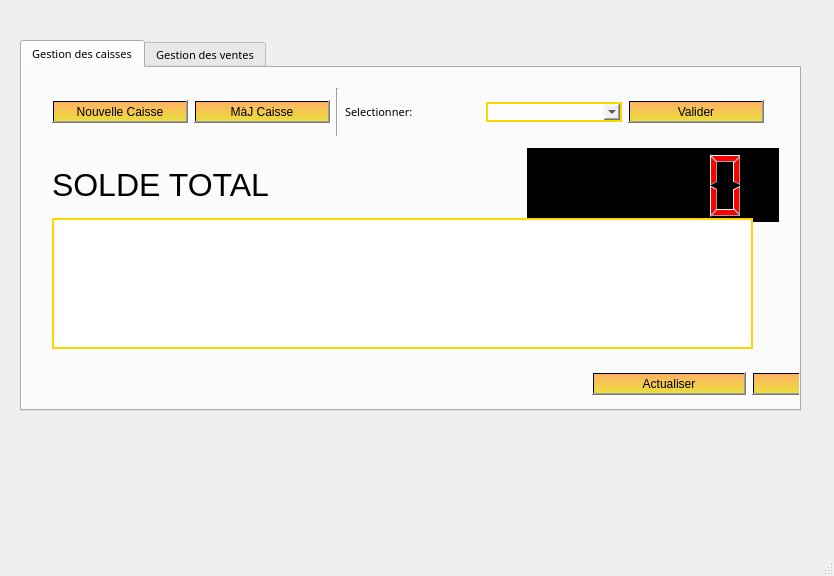
<?xml version="1.0" encoding="UTF-8"?>
<ui version="4.0">
 <class>CaisseVente</class>
 <widget class="QMainWindow" name="CaisseVente">
  <property name="geometry">
   <rect>
    <x>0</x>
    <y>0</y>
    <width>834</width>
    <height>576</height>
   </rect>
  </property>
  <property name="font">
   <font>
    <family>MV Boli</family>
    <pointsize>8</pointsize>
    <weight>50</weight>
    <italic>false</italic>
    <bold>false</bold>
   </font>
  </property>
  <property name="windowTitle">
   <string>Gestion des caisses</string>
  </property>
  <property name="styleSheet">
   <string notr="true">font: 8pt &quot;MV Boli&quot;;</string>
  </property>
  <widget class="QWidget" name="centralwidget">
   <widget class="QTabWidget" name="tabWidget">
    <property name="geometry">
     <rect>
      <x>20</x>
      <y>40</y>
      <width>781</width>
      <height>371</height>
     </rect>
    </property>
    <property name="currentIndex">
     <number>0</number>
    </property>
    <widget class="QWidget" name="tab">
     <attribute name="title">
      <string>Gestion des caisses</string>
     </attribute>
     <widget class="QWidget" name="horizontalLayoutWidget">
      <property name="geometry">
       <rect>
        <x>30</x>
        <y>20</y>
        <width>712</width>
        <height>48</height>
       </rect>
      </property>
      <layout class="QHBoxLayout" name="horizontalLayout" stretch="0,0,0,0,0,0">
       <property name="spacing">
        <number>6</number>
       </property>
       <item>
        <widget class="QPushButton" name="pushButton_addcaisse">
         <property name="styleSheet">
          <string notr="true">background-color: qlineargradient(spread:pad, x1:0, y1:0, x2:0, y2:1, stop:0 rgba(255, 178, 102, 255), stop:0.974874 rgba(235, 220, 61, 255), stop:0.98 rgba(0, 0, 0, 255), stop:1 rgba(0, 0, 0, 0));
font: 8pt &quot;MV Boli&quot;;</string>
         </property>
         <property name="text">
          <string>Nouvelle Caisse</string>
         </property>
        </widget>
       </item>
       <item>
        <widget class="QPushButton" name="pushButton_majcaisse">
         <property name="styleSheet">
          <string notr="true">background-color: qlineargradient(spread:pad, x1:0, y1:0, x2:0, y2:1, stop:0 rgba(255, 178, 102, 255), stop:0.974874 rgba(235, 220, 61, 255), stop:0.98 rgba(0, 0, 0, 255), stop:1 rgba(0, 0, 0, 0));
font: 8pt &quot;MV Boli&quot;;</string>
         </property>
         <property name="text">
          <string>MàJ Caisse</string>
         </property>
        </widget>
       </item>
       <item>
        <widget class="Line" name="line_sep">
         <property name="orientation">
          <enum>Qt::Vertical</enum>
         </property>
        </widget>
       </item>
       <item>
        <widget class="QLabel" name="label_select">
         <property name="text">
          <string>Selectionner:</string>
         </property>
        </widget>
       </item>
       <item>
        <widget class="QComboBox" name="comboBox_select">
         <property name="styleSheet">
          <string notr="true">border:2px solid gold;</string>
         </property>
        </widget>
       </item>
       <item>
        <widget class="QPushButton" name="pushButton_validerselect">
         <property name="styleSheet">
          <string notr="true">background-color: qlineargradient(spread:pad, x1:0, y1:0, x2:0, y2:1, stop:0 rgba(255, 178, 102, 255), stop:0.974874 rgba(235, 220, 61, 255), stop:0.98 rgba(0, 0, 0, 255), stop:1 rgba(0, 0, 0, 0));
font: 8pt &quot;MV Boli&quot;;</string>
         </property>
         <property name="text">
          <string>Valider</string>
         </property>
        </widget>
       </item>
      </layout>
     </widget>
     <widget class="QWidget" name="horizontalLayoutWidget_2">
      <property name="geometry">
       <rect>
        <x>30</x>
        <y>80</y>
        <width>727</width>
        <height>74</height>
       </rect>
      </property>
      <layout class="QHBoxLayout" name="horizontalLayout_2" stretch="0,0">
       <property name="spacing">
        <number>223</number>
       </property>
       <item>
        <widget class="QLabel" name="label_soldetotal">
         <property name="font">
          <font>
           <family>Arial</family>
           <pointsize>24</pointsize>
           <weight>50</weight>
           <italic>false</italic>
           <bold>false</bold>
          </font>
         </property>
         <property name="styleSheet">
          <string notr="true">font: 24pt &quot;Arial&quot;;</string>
         </property>
         <property name="text">
          <string>SOLDE TOTAL</string>
         </property>
        </widget>
       </item>
       <item>
        <widget class="QLCDNumber" name="lcdNumber_soldetotal">
         <property name="styleSheet">
          <string notr="true">background-color:black;
color:red;</string>
         </property>
        </widget>
       </item>
      </layout>
     </widget>
     <widget class="QTableView" name="tableView_displaycaisse">
      <property name="geometry">
       <rect>
        <x>30</x>
        <y>150</y>
        <width>701</width>
        <height>131</height>
       </rect>
      </property>
      <property name="styleSheet">
       <string notr="true">border:2px solid gold;</string>
      </property>
     </widget>
     <widget class="QWidget" name="horizontalLayoutWidget_3">
      <property name="geometry">
       <rect>
        <x>570</x>
        <y>290</y>
        <width>314</width>
        <height>51</height>
       </rect>
      </property>
      <layout class="QHBoxLayout" name="horizontalLayout_3">
       <item>
        <widget class="QPushButton" name="pushButton_refreshcaisse">
         <property name="styleSheet">
          <string notr="true">background-color: qlineargradient(spread:pad, x1:0, y1:0, x2:0, y2:1, stop:0 rgba(255, 178, 102, 255), stop:0.974874 rgba(235, 220, 61, 255), stop:0.98 rgba(0, 0, 0, 255), stop:1 rgba(0, 0, 0, 0));
font: 8pt &quot;MV Boli&quot;;</string>
         </property>
         <property name="text">
          <string>Actualiser</string>
         </property>
        </widget>
       </item>
       <item>
        <widget class="QPushButton" name="pushButton_quitter">
         <property name="styleSheet">
          <string notr="true">background-color: qlineargradient(spread:pad, x1:0, y1:0, x2:0, y2:1, stop:0 rgba(255, 178, 102, 255), stop:0.974874 rgba(235, 220, 61, 255), stop:0.98 rgba(0, 0, 0, 255), stop:1 rgba(0, 0, 0, 0));
font: 8pt &quot;MV Boli&quot;;</string>
         </property>
         <property name="text">
          <string>Quitter</string>
         </property>
        </widget>
       </item>
      </layout>
     </widget>
    </widget>
    <widget class="QWidget" name="tab_2">
     <attribute name="title">
      <string>Gestion des ventes</string>
     </attribute>
     <widget class="QTabWidget" name="tabWidget_commandes">
      <property name="geometry">
       <rect>
        <x>0</x>
        <y>0</y>
        <width>771</width>
        <height>341</height>
       </rect>
      </property>
      <property name="currentIndex">
       <number>0</number>
      </property>
      <widget class="QWidget" name="tab_ajout">
       <attribute name="title">
        <string>Nouvelle Commande</string>
       </attribute>
       <widget class="QTableView" name="tableView_ajcmd">
        <property name="geometry">
         <rect>
          <x>20</x>
          <y>100</y>
          <width>711</width>
          <height>131</height>
         </rect>
        </property>
        <property name="sizePolicy">
         <sizepolicy hsizetype="Preferred" vsizetype="Preferred">
          <horstretch>0</horstretch>
          <verstretch>0</verstretch>
         </sizepolicy>
        </property>
        <property name="styleSheet">
         <string notr="true">border:2px solid gold;</string>
        </property>
        <property name="sizeAdjustPolicy">
         <enum>QAbstractScrollArea::AdjustToContents</enum>
        </property>
        <attribute name="horizontalHeaderDefaultSectionSize">
         <number>300</number>
        </attribute>
        <attribute name="verticalHeaderCascadingSectionResizes">
         <bool>false</bool>
        </attribute>
       </widget>
       <widget class="QWidget" name="gridLayoutWidget_2">
        <property name="geometry">
         <rect>
          <x>10</x>
          <y>10</y>
          <width>865</width>
          <height>140</height>
         </rect>
        </property>
        <layout class="QGridLayout" name="gridLayout_2">
         <item row="0" column="7">
          <widget class="QLineEdit" name="lineEdit_articlename_add">
           <property name="styleSheet">
            <string notr="true">border:2px solid gold;</string>
           </property>
          </widget>
         </item>
         <item row="0" column="5">
          <widget class="QLineEdit" name="lineEdit_clientname_add">
           <property name="styleSheet">
            <string notr="true">border:2px solid gold;</string>
           </property>
          </widget>
         </item>
         <item row="1" column="4">
          <widget class="QLabel" name="label_prix">
           <property name="text">
            <string>Prix:</string>
           </property>
          </widget>
         </item>
         <item row="0" column="3">
          <widget class="QDateTimeEdit" name="dateTimeEdit">
           <property name="sizePolicy">
            <sizepolicy hsizetype="Preferred" vsizetype="Preferred">
             <horstretch>0</horstretch>
             <verstretch>0</verstretch>
            </sizepolicy>
           </property>
           <property name="styleSheet">
            <string notr="true">border:2px solid gold;</string>
           </property>
          </widget>
         </item>
         <item row="0" column="6">
          <widget class="QLabel" name="label_article">
           <property name="text">
            <string>Article:</string>
           </property>
          </widget>
         </item>
         <item row="0" column="1">
          <widget class="QLineEdit" name="lineEdit_REFCMDV">
           <property name="sizePolicy">
            <sizepolicy hsizetype="Preferred" vsizetype="Fixed">
             <horstretch>0</horstretch>
             <verstretch>0</verstretch>
            </sizepolicy>
           </property>
           <property name="styleSheet">
            <string notr="true">border:2px solid gold;</string>
           </property>
          </widget>
         </item>
         <item row="1" column="6">
          <widget class="QLabel" name="label_qte">
           <property name="text">
            <string>Quantité:</string>
           </property>
          </widget>
         </item>
         <item row="0" column="0">
          <widget class="QLabel" name="label_ref">
           <property name="text">
            <string>Référence:</string>
           </property>
          </widget>
         </item>
         <item row="1" column="5">
          <widget class="QLineEdit" name="lineEdit_PrixCMDV">
           <property name="styleSheet">
            <string notr="true">border:2px solid gold;</string>
           </property>
          </widget>
         </item>
         <item row="1" column="7">
          <widget class="QLineEdit" name="lineEdit_qty_add">
           <property name="styleSheet">
            <string notr="true">border:2px solid gold;</string>
           </property>
          </widget>
         </item>
         <item row="0" column="4">
          <widget class="QLabel" name="label_client">
           <property name="text">
            <string>Client:</string>
           </property>
          </widget>
         </item>
         <item row="0" column="2">
          <widget class="QLabel" name="label_dh">
           <property name="text">
            <string>D/H:</string>
           </property>
          </widget>
         </item>
         <item row="2" column="7">
          <widget class="QPushButton" name="pushButton_addcmd">
           <property name="sizePolicy">
            <sizepolicy hsizetype="MinimumExpanding" vsizetype="Preferred">
             <horstretch>0</horstretch>
             <verstretch>0</verstretch>
            </sizepolicy>
           </property>
           <property name="styleSheet">
            <string notr="true">background-color: qlineargradient(spread:pad, x1:0, y1:0, x2:0, y2:1, stop:0 rgba(255, 178, 102, 255), stop:0.974874 rgba(235, 220, 61, 255), stop:0.98 rgba(0, 0, 0, 255), stop:1 rgba(0, 0, 0, 0));
font: 8pt &quot;MV Boli&quot;;</string>
           </property>
           <property name="text">
            <string>Ajouter</string>
           </property>
          </widget>
         </item>
        </layout>
       </widget>
       <widget class="QWidget" name="horizontalLayoutWidget_6">
        <property name="geometry">
         <rect>
          <x>570</x>
          <y>240</y>
          <width>314</width>
          <height>51</height>
         </rect>
        </property>
        <layout class="QHBoxLayout" name="horizontalLayout_6">
         <item>
          <widget class="QPushButton" name="pushButton_displaynewcmd">
           <property name="styleSheet">
            <string notr="true">background-color: qlineargradient(spread:pad, x1:0, y1:0, x2:0, y2:1, stop:0 rgba(255, 178, 102, 255), stop:0.974874 rgba(235, 220, 61, 255), stop:0.98 rgba(0, 0, 0, 255), stop:1 rgba(0, 0, 0, 0));
font: 8pt &quot;MV Boli&quot;;</string>
           </property>
           <property name="text">
            <string>Actualiser</string>
           </property>
          </widget>
         </item>
         <item>
          <widget class="QPushButton" name="pushButton_quitter_2">
           <property name="styleSheet">
            <string notr="true">background-color: qlineargradient(spread:pad, x1:0, y1:0, x2:0, y2:1, stop:0 rgba(255, 178, 102, 255), stop:0.974874 rgba(235, 220, 61, 255), stop:0.98 rgba(0, 0, 0, 255), stop:1 rgba(0, 0, 0, 0));
font: 8pt &quot;MV Boli&quot;;</string>
           </property>
           <property name="text">
            <string>Quitter</string>
           </property>
          </widget>
         </item>
        </layout>
       </widget>
      </widget>
      <widget class="QWidget" name="tab_affiche">
       <attribute name="title">
        <string>Liste des commandes</string>
       </attribute>
       <widget class="QTableView" name="tableView_affichage">
        <property name="geometry">
         <rect>
          <x>20</x>
          <y>20</y>
          <width>731</width>
          <height>201</height>
         </rect>
        </property>
        <property name="styleSheet">
         <string notr="true">border:2px solid gold;</string>
        </property>
        <property name="sizeAdjustPolicy">
         <enum>QAbstractScrollArea::AdjustToContents</enum>
        </property>
        <attribute name="horizontalHeaderCascadingSectionResizes">
         <bool>false</bool>
        </attribute>
        <attribute name="horizontalHeaderDefaultSectionSize">
         <number>300</number>
        </attribute>
        <attribute name="verticalHeaderDefaultSectionSize">
         <number>60</number>
        </attribute>
       </widget>
       <widget class="QWidget" name="horizontalLayoutWidget_7">
        <property name="geometry">
         <rect>
          <x>590</x>
          <y>230</y>
          <width>314</width>
          <height>51</height>
         </rect>
        </property>
        <layout class="QHBoxLayout" name="horizontalLayout_7">
         <item>
          <widget class="QPushButton" name="pushButton_refresh">
           <property name="styleSheet">
            <string notr="true">background-color: qlineargradient(spread:pad, x1:0, y1:0, x2:0, y2:1, stop:0 rgba(255, 178, 102, 255), stop:0.974874 rgba(235, 220, 61, 255), stop:0.98 rgba(0, 0, 0, 255), stop:1 rgba(0, 0, 0, 0));
font: 8pt &quot;MV Boli&quot;;</string>
           </property>
           <property name="text">
            <string>Actualiser</string>
           </property>
          </widget>
         </item>
         <item>
          <widget class="QPushButton" name="pushButton_quitter_3">
           <property name="styleSheet">
            <string notr="true">background-color: qlineargradient(spread:pad, x1:0, y1:0, x2:0, y2:1, stop:0 rgba(255, 178, 102, 255), stop:0.974874 rgba(235, 220, 61, 255), stop:0.98 rgba(0, 0, 0, 255), stop:1 rgba(0, 0, 0, 0));
font: 8pt &quot;MV Boli&quot;;</string>
           </property>
           <property name="text">
            <string>Quitter</string>
           </property>
          </widget>
         </item>
        </layout>
       </widget>
      </widget>
      <widget class="QWidget" name="tab_modif">
       <attribute name="title">
        <string>Màj des commandes</string>
       </attribute>
       <widget class="QWidget" name="horizontalLayoutWidget_5">
        <property name="geometry">
         <rect>
          <x>30</x>
          <y>20</y>
          <width>1005</width>
          <height>48</height>
         </rect>
        </property>
        <layout class="QHBoxLayout" name="horizontalLayout_5">
         <item>
          <widget class="QLabel" name="label_ref_2">
           <property name="text">
            <string>Référence:</string>
           </property>
          </widget>
         </item>
         <item>
          <widget class="QLineEdit" name="lineEdit_refFind">
           <property name="styleSheet">
            <string notr="true">border:2px solid gold;</string>
           </property>
          </widget>
         </item>
         <item>
          <widget class="QLabel" name="label_client_2">
           <property name="text">
            <string>Client:</string>
           </property>
          </widget>
         </item>
         <item>
          <widget class="QLineEdit" name="lineEdit_ClientFind">
           <property name="styleSheet">
            <string notr="true">border:2px solid gold;</string>
           </property>
          </widget>
         </item>
         <item>
          <widget class="QLabel" name="label_date">
           <property name="text">
            <string>Date:</string>
           </property>
          </widget>
         </item>
         <item>
          <widget class="QDateTimeEdit" name="dateTimeEdit_find">
           <property name="styleSheet">
            <string notr="true">border:2px solid gold;</string>
           </property>
          </widget>
         </item>
         <item>
          <widget class="QPushButton" name="pushButton_find">
           <property name="styleSheet">
            <string notr="true">background-color: qlineargradient(spread:pad, x1:0, y1:0, x2:0, y2:1, stop:0 rgba(255, 178, 102, 255), stop:0.974874 rgba(235, 220, 61, 255), stop:0.98 rgba(0, 0, 0, 255), stop:1 rgba(0, 0, 0, 0));
font: 8pt &quot;MV Boli&quot;;</string>
           </property>
           <property name="text">
            <string>Recherche</string>
           </property>
          </widget>
         </item>
         <item>
          <widget class="QPushButton" name="pushButton_deletecmd">
           <property name="styleSheet">
            <string notr="true">background-color: qlineargradient(spread:pad, x1:0, y1:0, x2:0, y2:1, stop:0 rgba(255, 178, 102, 255), stop:0.974874 rgba(235, 220, 61, 255), stop:0.98 rgba(0, 0, 0, 255), stop:1 rgba(0, 0, 0, 0));
font: 8pt &quot;MV Boli&quot;;</string>
           </property>
           <property name="text">
            <string>Annuler la commande</string>
           </property>
          </widget>
         </item>
        </layout>
       </widget>
       <widget class="QTableView" name="tableView_find_modify">
        <property name="geometry">
         <rect>
          <x>30</x>
          <y>60</y>
          <width>711</width>
          <height>111</height>
         </rect>
        </property>
        <property name="styleSheet">
         <string notr="true">border:2px solid gold;</string>
        </property>
        <property name="sizeAdjustPolicy">
         <enum>QAbstractScrollArea::AdjustToContents</enum>
        </property>
        <attribute name="horizontalHeaderDefaultSectionSize">
         <number>310</number>
        </attribute>
       </widget>
       <widget class="QWidget" name="gridLayoutWidget_3">
        <property name="geometry">
         <rect>
          <x>30</x>
          <y>180</y>
          <width>871</width>
          <height>198</height>
         </rect>
        </property>
        <layout class="QGridLayout" name="gridLayout_3">
         <item row="0" column="7">
          <widget class="QLineEdit" name="lineEdit_articlename_update">
           <property name="styleSheet">
            <string notr="true">border:2px solid gold;</string>
           </property>
          </widget>
         </item>
         <item row="1" column="7">
          <widget class="QLineEdit" name="lineEdit_qty_update">
           <property name="styleSheet">
            <string notr="true">border:2px solid gold;</string>
           </property>
          </widget>
         </item>
         <item row="1" column="4">
          <widget class="QLabel" name="label_15">
           <property name="text">
            <string>Prix:</string>
           </property>
          </widget>
         </item>
         <item row="0" column="3">
          <widget class="QDateTimeEdit" name="dateTimeEdit_update">
           <property name="styleSheet">
            <string notr="true">border:2px solid gold;</string>
           </property>
          </widget>
         </item>
         <item row="2" column="7">
          <widget class="QPushButton" name="pushButton_modifycmd">
           <property name="styleSheet">
            <string notr="true">background-color: qlineargradient(spread:pad, x1:0, y1:0, x2:0, y2:1, stop:0 rgba(255, 178, 102, 255), stop:0.974874 rgba(235, 220, 61, 255), stop:0.98 rgba(0, 0, 0, 255), stop:1 rgba(0, 0, 0, 0));
font: 8pt &quot;MV Boli&quot;;</string>
           </property>
           <property name="text">
            <string>Modifier</string>
           </property>
          </widget>
         </item>
         <item row="0" column="5">
          <widget class="QLineEdit" name="lineEdit_clientname_update">
           <property name="styleSheet">
            <string notr="true">border:2px solid gold;</string>
           </property>
          </widget>
         </item>
         <item row="1" column="5">
          <widget class="QLineEdit" name="lineEdit_prixcmdv_update">
           <property name="styleSheet">
            <string notr="true">border:2px solid gold;</string>
           </property>
          </widget>
         </item>
         <item row="0" column="1">
          <widget class="QLineEdit" name="lineEdit_refcmd_update">
           <property name="styleSheet">
            <string notr="true">border:2px solid gold;</string>
           </property>
          </widget>
         </item>
         <item row="0" column="6">
          <widget class="QLabel" name="label_16">
           <property name="text">
            <string>Article:</string>
           </property>
          </widget>
         </item>
         <item row="0" column="2">
          <widget class="QLabel" name="label_20">
           <property name="text">
            <string>D/H:</string>
           </property>
          </widget>
         </item>
         <item row="0" column="0">
          <widget class="QLabel" name="label_18">
           <property name="text">
            <string>Référence:</string>
           </property>
          </widget>
         </item>
         <item row="1" column="6">
          <widget class="QLabel" name="label_17">
           <property name="text">
            <string>Quantité:</string>
           </property>
          </widget>
         </item>
         <item row="0" column="4">
          <widget class="QLabel" name="label_19">
           <property name="text">
            <string>Client:</string>
           </property>
          </widget>
         </item>
         <item row="3" column="7">
          <widget class="QPushButton" name="pushButton_cancelmodify">
           <property name="styleSheet">
            <string notr="true">background-color: qlineargradient(spread:pad, x1:0, y1:0, x2:0, y2:1, stop:0 rgba(255, 178, 102, 255), stop:0.974874 rgba(235, 220, 61, 255), stop:0.98 rgba(0, 0, 0, 255), stop:1 rgba(0, 0, 0, 0));
font: 8pt &quot;MV Boli&quot;;</string>
           </property>
           <property name="text">
            <string>Reset</string>
           </property>
          </widget>
         </item>
        </layout>
       </widget>
      </widget>
     </widget>
    </widget>
   </widget>
  </widget>
  <widget class="QMenuBar" name="menubar">
   <property name="geometry">
    <rect>
     <x>0</x>
     <y>0</y>
     <width>834</width>
     <height>34</height>
    </rect>
   </property>
  </widget>
  <widget class="QStatusBar" name="statusbar"/>
 </widget>
 <resources/>
 <connections/>
</ui>
